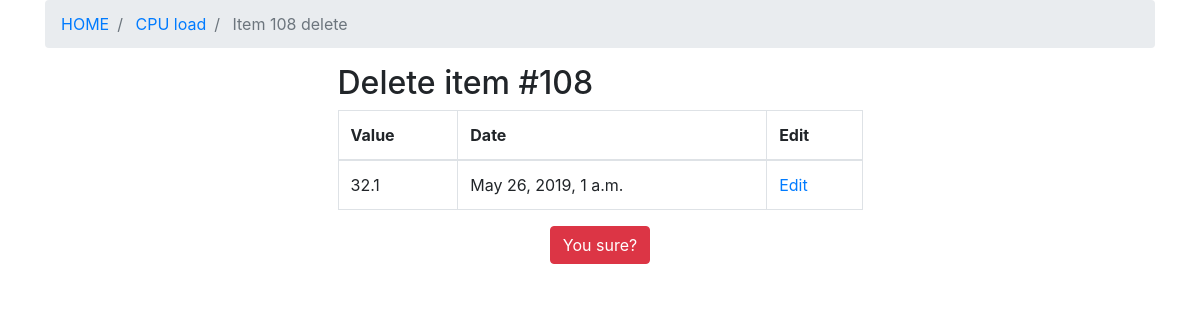
Page /sens_item/cpu_val/sens_item_del/108 on the committed database.
### api/models.py (models this page shows, shortened)
class Sensor(models.Model):
    name = models.CharField(max_length=100)
    min_value = models.IntegerField()
    max_value = models.IntegerField()
    slug = models.SlugField(unique=True, null=True)

class SensorHistory(models.Model):
    date = models.DateTimeField(auto_now_add=True, blank=True)
    value = models.CharField(max_length=400)
    sensor = models.ForeignKey(Sensor, on_delete=models.CASCADE, related_name='sensor_history')

### index/views.py (the view)
# urls.py: path('sens_item/<slug:slug>/sens_item_del/<pk>', views.sens_item_del, name="sens_item_del")
def sens_item_del(request, pk, slug):
    item = models.SensorHistory.objects.get(pk=pk)
    if request.method == 'POST':
        item.delete()
        return redirect(reverse('sens_item', kwargs={"slug": item.sensor.slug}))
    global breadcrumb
    item_name = 'Item ' + str(item.id) + ' delete'
    breadcrumb = {'HOME': 'index', item.sensor.name: 'sens_item',
                  item_name: 'sens_item_edit'}
    breadcrumb[item_name] = 'sens_item_del'
    context = {'item': item, 'slug': slug, 'breadcrumb': breadcrumb}
    return render(request, template_name='sens_item_del.html', context=context)

### index/templates/sens_item_del.html (shortened to what this page needs)
{% extends 'base.html' %}
{% block content %}
<div class="container">
    <div class="row justify-content-center">
        <div class="col-lg-6 col-sm-12">
            <h2 class="">Delete item #{{ item.id }}</h2>
            <div class="">
                <table class="table table-bordered">
                    <thead>
                        <tr>
                            <th>Value</th>
                            <th>Date</th>
                            <th>Edit</th>
                        </tr>
                    </thead>
                    <tbody>
                        <tr>
                            <td>{{ item.value }}</td>
                            <td>{{ item.date }}</td>
                            <td><a href="{% url 'sens_item_edit' slug item.id %}">Edit</a></td>
                        </tr>
                    </tbody>
                </table>
            </div>
            <form method="POST" class="row justify-content-center">
                <button type="submit" class="btn btn-danger">You sure?</button>
            </form>
        </div>
    </div>
</div>
{% endblock content %}

### index/templates/base.html (shortened to what this page needs)
{% load static %}
{% load django_bootstrap_breadcrumbs %}
<!DOCTYPE html>
<html lang="en">
<head>
    <link rel="stylesheet" href="https://stackpath.bootstrapcdn.com/bootstrap/4.3.1/css/bootstrap.min.css"
>
    <link rel="stylesheet" href="{% static "css/main.css" %}" />
</head>
<body class="container-fluid">
    <div class="container justify-content-center">
        <nav>
            <ol class="breadcrumb">
                {% for each, value in breadcrumb.items %}
                <li class="breadcrumb-item {% if forloop.last %} active {% endif %}">
                    {% if forloop.last %}
                    {{ each }}
                    {% elif forloop.first %}
                    <a href="{% url 'index' %}">HOME</a>
                    {% else %}
                    <a href="{% url value slug %}">{{ each }}</a>
                    {% endif %}
                </li>
                {% endfor %}
            </ol>
        </nav>
        {% block content %}
        {% endblock content %}
    </div>
</body>
</html>

### rows in the picture
Sensor: breadcrumb "CPU load"
SensorHistory: id "108", value "32.1", date "May 26, 2019, 1 a.m."

### other values in the picture
{{ each }} "Item 108 delete"
